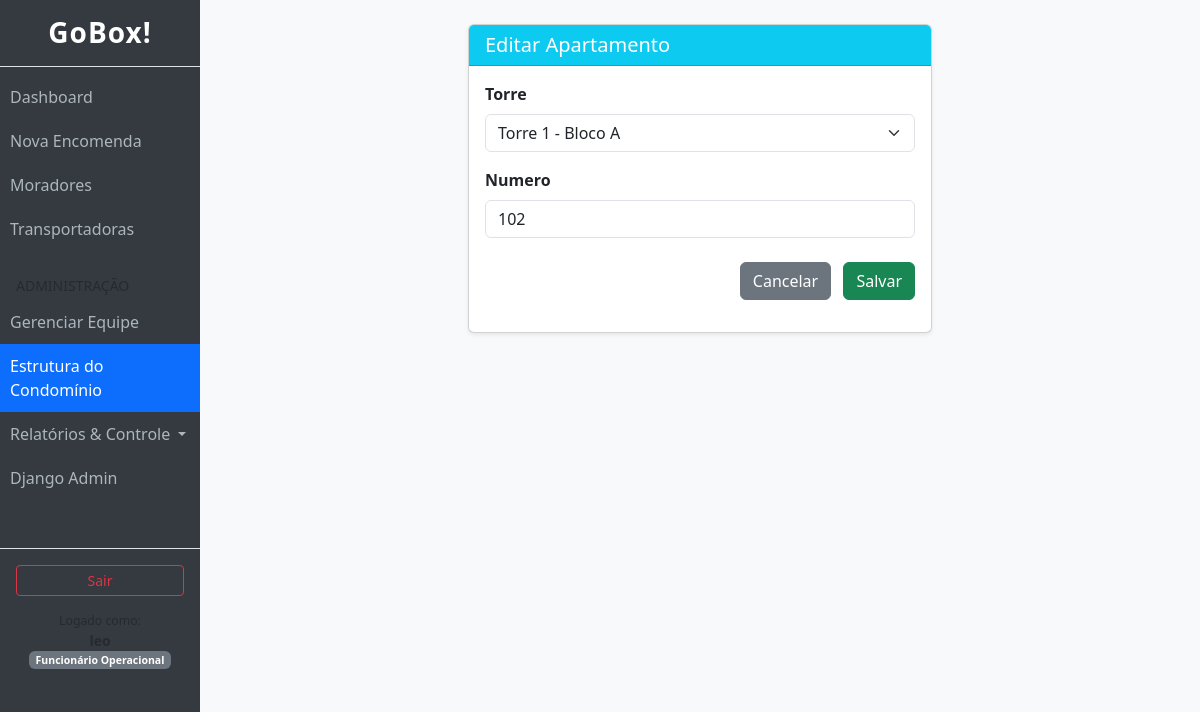
/unidades/apartamentos/1/editar/ (signed in), run on the app's committed database.
### usuarios/models.py (models this page shows)
class Funcionario(AbstractUser):
    TIPO_OPERADOR = 'OPERADOR'
    TIPO_ADMIN = 'ADMIN'
    CARGO_CHOICES = [
        (TIPO_OPERADOR, 'Funcionário Operacional'),
        (TIPO_ADMIN, 'Administrador/Síndico'),
    ]
    cargo = models.CharField(
        max_length=20,
        choices=CARGO_CHOICES,
        default=TIPO_OPERADOR,
        verbose_name="Nível de Acesso"
    )
    telefone = models.CharField(max_length=20, blank=True, null=True)
    class Meta:
        verbose_name = "Funcionário"
    @property
    def eh_admin(self):
        return self.cargo == self.TIPO_ADMIN or self.is_superuser

### blocos/models.py (models this page shows, shortened)
class Apartamento(models.Model):
    torre = models.ForeignKey(Torre, on_delete=models.CASCADE, related_name="apartamentos")
    numero = models.CharField(max_length=20)

### blocos/views.py (the view, shortened to what this page needs)
# urls.py: path('apartamentos/<int:pk>/editar/', views.ApartamentoUpdateView.as_view(), name='apartamento_update'),
class ApartamentoUpdateView(AdminRequiredMixin, UpdateView):
    model = Apartamento
    form_class = ApartamentoForm
    template_name = 'blocos/apartamento_form.html'
    success_url = reverse_lazy('gerenciar_estrutura')

### blocos/forms.py
class ApartamentoForm(forms.ModelForm):
    class Meta:
        model = Apartamento
        fields = ['torre', 'numero']
        widgets = {
            'torre': forms.Select(attrs={'class': 'form-select'}),
            'numero': forms.TextInput(attrs={'class': 'form-control', 'placeholder': 'Ex: 101, 1204B'}),
        }

### blocos/models.py (called while the page is built)
    def __str__(self):
        return f"{self.nome} - {self.bloco.nome}"

### blocos/views.py (called while the page is built)
    def test_func(self):
        return hasattr(self.request.user, 'eh_admin') and self.request.user.eh_admin

### templates/blocos/apartamento_form.html (shortened to what this page needs)
{% extends "base.html" %}
{% block content %}
<div class="row justify-content-center">
    <div class="col-md-6">
        <div class="card shadow-sm">
            <div class="card-header bg-info text-white">
                <h5 class="mb-0">
                    {% if form.instance.pk %}Editar{% else %}Novo{% endif %} Apartamento
                </h5>
            </div>
            <div class="card-body">
                <form method="post">
                    {% for field in form %}
                    <div class="mb-3">
                        <label class="form-label fw-bold">{{ field.label }}</label>
                        {{ field }}
                    </div>
                    {% endfor %}
                    <div class="text-end mt-4">
                        <a href="{% url 'gerenciar_estrutura' %}" class="btn btn-secondary me-2">Cancelar</a>
                        <button type="submit" class="btn btn-success text-white">Salvar</button>
                    </div>
                </form>
            </div>
        </div>
    </div>
</div>
{% endblock %}

### templates/base.html (shortened to what this page needs)
{% load bootstrap5 %}
{% bootstrap_css %}
<!DOCTYPE html>
<html lang="pt-br">
<head>
</head>
<body>
<div class="container-fluid">
    <div class="row">
        {% if user.is_authenticated %}
        <div class="col-md-2 sidebar p-0">
            <h3 class="text-center py-3 border-bottom brand-title">GoBox!</h3>
            <a href="{% url 'dashboard' %}" class="nav-link-custom {% if request.resolver_match.url_name == 'dashboard' %}active-link{% endif %}">
                Dashboard
            </a>
            <a href="{% url 'encomenda_create' %}" class="nav-link-custom {% if request.resolver_match.url_name == 'encomenda_create' %}active-link{% endif %}">
                Nova Encomenda
            </a>
            <a href="{% url 'morador_list' %}" class="nav-link-custom {% if 'moradores' in request.path %}active-link{% endif %}">
                Moradores
            </a>
            <a href="{% url 'transportadora_list' %}" class="nav-link-custom {% if 'transportadoras' in request.path %}active-link{% endif %}">
                Transportadoras
            </a>
            {% if user.eh_admin %}
            <div class="text-uppercase small text-muted mt-4 px-3 mb-1">Administração</div>
            <a href="{% url 'funcionario_list' %}" class="nav-link-custom {% if 'equipe' in request.path %}active-link{% endif %}">
                Gerenciar Equipe
            </a>
            <a href="{% url 'gerenciar_estrutura' %}" class="nav-link-custom {% if 'unidades' in request.path %}active-link{% endif %}">
                Estrutura do Condomínio
            </a>
            <div class="dropdown">
                <a href="#" class="nav-link-custom dropdown-toggle" id="relatoriosDropdown" data-bs-toggle="dropdown" aria-expanded="false">
                    Relatórios & Controle
                </a>
            </div>
            <a href="/admin/" target="_blank" class="nav-link-custom">
                Django Admin
            </a>
            {% endif %}
            <div class="mt-5 border-top p-3">
                <form action="{% url 'logout' %}" method="post">
                    <button type="submit" class="btn btn-outline-danger w-100 btn-sm">Sair</button>
                </form>
                <div class="small text-center mt-2 text-muted">
                    <small>Logado como:</small><br>
                    <strong>{{ user.username }}</strong><br>
                    <span class="badge bg-secondary">{{ user.get_cargo_display }}</span>
                </div>
            </div>
        </div>
        {% endif %}
        <div class="col-md-{% if user.is_authenticated %}10{% else %}12{% endif %} p-4">
            {% block content %}
            {% endblock %}
        </div>
    </div>
</div>
</body>
</html>

### templates/base.html (style rules this page uses)
body { background-color: #f8f9fa; }
.sidebar { min-height: 100vh; background-color: #343a40; color: white; }
.sidebar a.nav-link-custom { color: #adb5bd; text-decoration: none; padding: 10px; display: block; }
.active-link { background-color: #0d6efd; color: white !important; }
.brand-title { font-weight: bold; letter-spacing: 1px; }
.sidebar .dropdown-toggle { color: #adb5bd; }

### data on the page
Funcionario: cargo "Funcionário Operacional"
Apartamento: form "Torre 1 - Bloco A" "102"

### other printed values
{{ field.label }} "Torre" "Numero"
